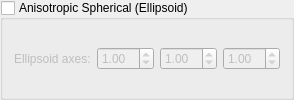
    <widget class="MyGroupBox" name="groupCheck_transf_function_enabled_g_false">
     <property name="title"><string>Anisotropic Spherical (Ellipsoid)</string></property>
     <property name="checkable"><bool>true</bool></property>
     <property name="checked"><bool>false</bool></property>
     <layout class="QGridLayout" name="gridLayout_aniso_sph">
      <item row="0" column="0">
       <widget class="QLabel"><property name="text"><string>Ellipsoid axes:</string></property></widget>
      </item>
      <item row="0" column="1">
       <widget class="MyDoubleSpinBox" name="spinbox3_transf_scale_3D_111_x">
        <property name="minimum"><double>0.01</double></property><property name="maximum"><double>10.0</double></property>
        <property name="value"><double>1.0</double></property>
       </widget>
      </item>
      <item row="0" column="2">
       <widget class="MyDoubleSpinBox" name="spinbox3_transf_scale_3D_111_y">
        <property name="minimum"><double>0.01</double></property><property name="maximum"><double>10.0</double></property>
        <property name="value"><double>1.0</double></property>
       </widget>
      </item>
      <item row="0" column="3">
       <widget class="MyDoubleSpinBox" name="spinbox3_transf_scale_3D_111_z">
        <property name="minimum"><double>0.01</double></property><property name="maximum"><double>10.0</double></property>
        <property name="value"><double>1.0</double></property>
       </widget>
      </item>
     </layout>
    </widget>
